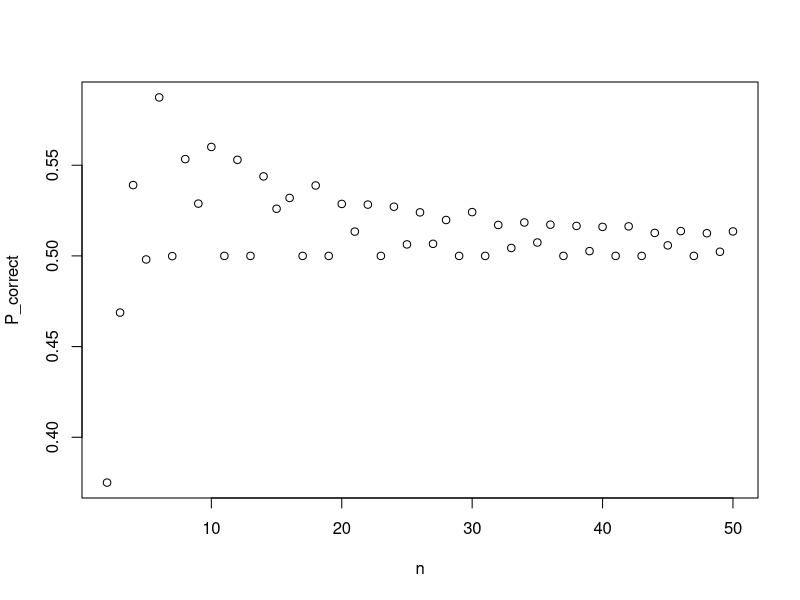
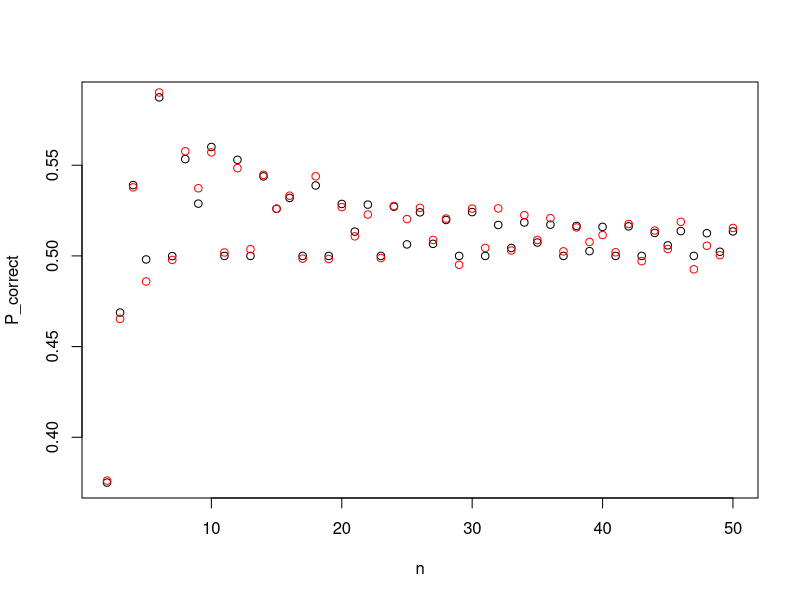
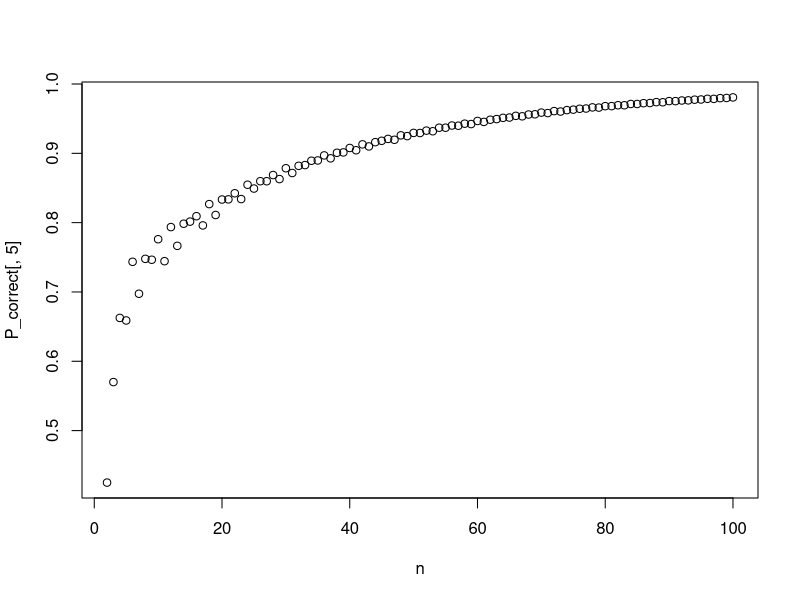
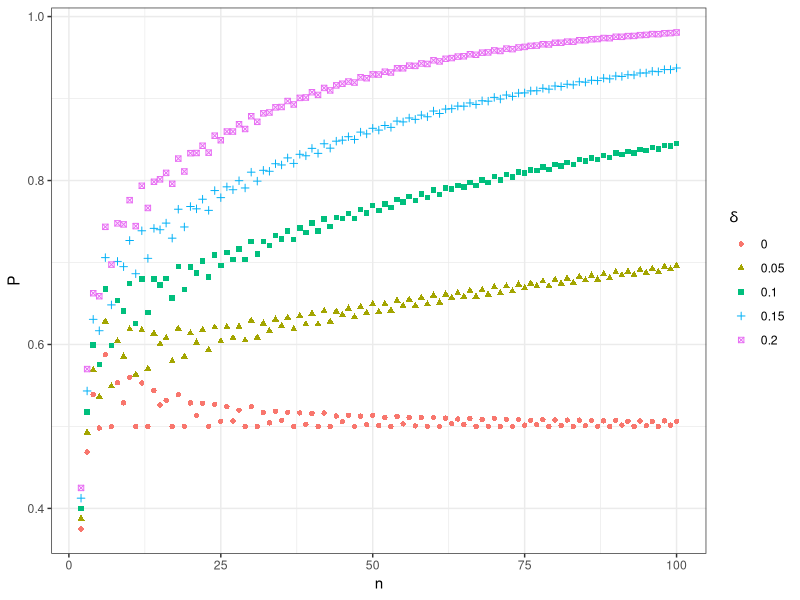

Write the R code that produced these figures, in order.
################################# INTRODUCTION #################################

# A script to work out the probability that we classify switchers correctly.

# The propensity score is estimated by the cell mean
# sum(D_i * 1(X_i = x, Z_i = z)) / sum(1(X_i = x, Z_i = z))

# The first stage is specified as D = 1{a + dZ >= V} with V normally distributed
# p(x, 1) = pnorm(a + d)
# p(x, 0) = pnorm(a)

# We fix n (number of observations with X = x), Pr(Z = 1|X = x), a and d. We 
# then work out the probability that switchers are correctly classified.

################################# FRONT MATTER #################################

rm(list=ls())
gc()

library(dplyr)
library(tidyr)
library(ggplot2)

################################### FUNCTIONS ##################################

get_prob_correct <- function(k, n_Z0, n_Z1, a, d){
  
  # k is the number of D = 1 observations with Z = 0
  # n_Z0, n_Z1 are the numbers of observations with Z = 0 and Z = 1
  # a and d are propensity score parameters (p(x,z) = pnorm(a + dZ))
  
  # Given n_Z0 observations with Z = 0 and n_Z1 with Z = 1, the function returns
  # the joint probability that
  # i) there are k observations with D = 1 and Z = 0
  # ii) sum(D * Z) / n_Z1 >= k / n_Z0
  # (i.e. the sample average of D with Z = 1 weakly exceeds the Z = 0 average)
  # Rearranging, this inequality holds if
  # sum(D * Z) >= k * n_Z1 / n_Z0 -> d_Z1 >= floor(d_Z0 * n_Z1 / n_Z0)
  # as all numbers are integers.
  
  return(
    pbinom(floor((k - 0.00001) * n_Z1 / n_Z0), n_Z1, pnorm(a + d), 
           lower.tail = FALSE) * 
      dbinom(k, n_Z0, pnorm(a)))
  
}

##################################### SETUP ####################################



# fix parameters
delta <- 0
a <- 0 
d <- qnorm(pnorm(a) + delta) - a
p_Z1 <- 1 / 2 # Pr(Z = 1|X)


n <- seq(2, 50) # possible sample sizes
P_correct <- rep(0, length(n))

for (i in 1:length(n)){
  
  # loop over sample sizes
  
  # enumerate possible combinations of Z = 1 and Z = 0 
  n_Z1 <- seq(0, n[i]) # observations with Z = 1
  n_Z0 <- n[i] - n_Z1 # observations with Z = 0
  P_temp <- rep(0, n[i] - 1)
  
  # convention: if we have 0 observations with Z = 0 or Z = 1, then the cell is
  # zeroed out. 
  
  for (j in 2:n[i]){
    
    # i fixes n_Z0 and n_Z1
    # loop over the number of D = 1 draws for Z = 0
    P_temp[j - 1] <- sum(sapply(0:n_Z0[j],
                                get_prob_correct,
                                n_Z0 = n_Z0[j],
                                n_Z1 = n_Z1[j],
                                a = a,
                                d = d)) * dbinom(n_Z1[j], n[i], p_Z1)
    
  }
  
  P_correct[i] <- sum(P_temp)
  
}

plot(n, P_correct)

# validate by simulation
sims <- 10000
sim_correct <- rep(0, length(n))

for (i in 1:length(n)){
  
  for (s in 1:sims){
    
    Z <- rbinom(n[i], 1, p_Z1)
    V <- rnorm(n[i])
    D <- (a + d * Z >= V) 
    
    if (sum(Z) > 0 & sum(1 - Z > 0)){
      
      sim_correct[i] <- sim_correct[i] + 
        as.numeric(sum(D * Z) / sum(Z) >= sum(D * (1 - Z)) / sum(1 - Z))
      
    }
    
  }
  
  sim_correct[i] <- sim_correct[i] / sims
  
}

sim_correct

plot(n, P_correct)
points(n, sim_correct, col = "red")


#### BUILD A PLOT ####

# Plot the probability that switchers are classified correctly as a function of
# n for different values of the switcher mass

delta <- c(0, 0.05, 0.1, 0.15, 0.2)
a <- 0 
d <- qnorm(pnorm(a) + delta) - a
p_Z1 <- 1 / 2 # Pr(Z = 1|X)

n <- seq(2, 100) # possible sample sizes
P_correct <- matrix(0, length(n), length(d))

for (l in 1:length(d)){
  
  for (i in 1:length(n)){
    
    # loop over sample sizes
    
    # enumerate possible combinations of Z = 1 and Z = 0 
    n_Z1 <- seq(0, n[i]) # observations with Z = 1
    n_Z0 <- n[i] - n_Z1 # observations with Z = 0
    P_temp <- rep(0, n[i] - 1)
    
    # convention: if we have 0 observations with Z = 0 or Z = 1, then the cell is
    # zeroed out. 
    
    for (j in 2:n[i]){
      
      # i fixes n_Z0 and n_Z1
      # loop over the number of D = 1 draws for Z = 0
      P_temp[j - 1] <- sum(sapply(0:n_Z0[j],
                                  get_prob_correct,
                                  n_Z0 = n_Z0[j],
                                  n_Z1 = n_Z1[j],
                                  a = a,
                                  d = d[l])) * dbinom(n_Z1[j], n[i], p_Z1)
      
    }
    
    P_correct[i, l] <- sum(P_temp)
    
  }
  
}

plot(n, P_correct[, 5])

plot_data <- matrix(0, length(n) * length(d), 3)
plot_data[, 1] <- c(P_correct)
plot_data[, 2] <- rep(n, 5)
plot_data[, 3] <- rep(delta, each = length(n))
plot_data <- data.frame(plot_data)
names(plot_data) <- c("P", "n", "switchers")

plot_data %>% ggplot() +
  geom_point(aes(x = n, 
                 y = P, 
                 col = as.factor(switchers), 
                 shape = as.factor(switchers))) +
  theme_bw() +
  labs(color = expression(delta),
       shape = expression(delta))
